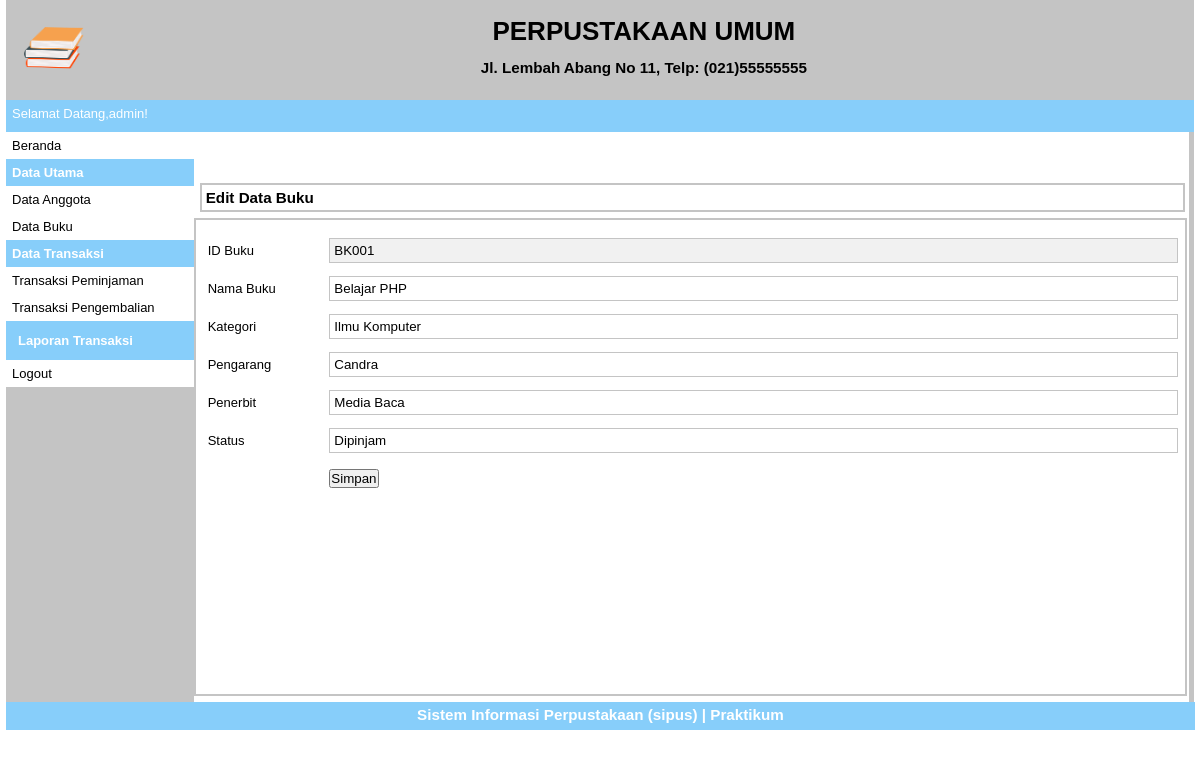
/index.php?p=buku-edit&id=BK001 (signed in), run on the app's committed database.
### tables this page shows
CREATE TABLE `tbbuku` (
  `idbuku` varchar(5) NOT NULL,
  `judulbuku` varchar(50) NOT NULL,
  `kategori` varchar(50) NOT NULL,
  `pengarang` varchar(40) NOT NULL,
  `penerbit` varchar(40) NOT NULL,
  `status` varchar(10) NOT NULL,
  PRIMARY KEY (`idbuku`)
);

### pages/buku-edit.php (the view, shortened to what this page needs)
<?php
	$idbuku=$_GET['id'];
	$q_tampil_buku=mysqli_query($db,"SELECT * FROM tbbuku WHERE idbuku='$idbuku'");
	$r_tampil_buku=mysqli_fetch_array($q_tampil_buku);
?>
<div id="label-page"><h3>Edit Data Buku</h3></div>
<div id="content">
	<form action="proses/buku-edit-proses.php" method="post" enctype="multipart/form-data">
	<table id="tabel-input">
        <tr>
			<td class="label-formulir">ID Buku</td>
			<td class="isian-formulir"><input type="text" name="idbuku" value="<?php echo $r_tampil_buku['idbuku']; ?>" readonly="readonly" class="isian-formulir isian-formulir-border warna-formulir-disabled"></td>
		</tr>
        <tr>
			<td class="label-formulir">Nama Buku</td>
			<td class="isian-formulir"><input type="text" name="judulbuku" value="<?php echo $r_tampil_buku['judulbuku']; ?>" class="isian-formulir isian-formulir-border"></td>
        </tr>
		<td class="label-formulir">Kategori</td>
			<td class="isian-formulir"><input type="text" name="kategori" value="<?php echo $r_tampil_buku['kategori']; ?>" class="isian-formulir isian-formulir-border"></td>
        <tr>
        <td class="label-formulir">Pengarang</td>
			<td class="isian-formulir"><input type="text" name="pengarang" value="<?php echo $r_tampil_buku['pengarang']; ?>" class="isian-formulir isian-formulir-border"></td>
		</tr>
        <tr>
        <td class="label-formulir">Penerbit</td>
			<td class="isian-formulir"><input type="text" name="penerbit" value="<?php echo $r_tampil_buku['penerbit']; ?>" class="isian-formulir isian-formulir-border"></td>
		</tr>
        <tr>
        <td class="label-formulir">Status</td>
			<td class="isian-formulir"><input type="text" name="status" value="<?php echo $r_tampil_buku['status']; ?>" class="isian-formulir isian-formulir-border"></td>
		</tr>
		<tr>
			<td class="label-formulir"></td>
			<td class="isian-formulir"><input type="submit" name="simpan" value="Simpan" id="tombol-simpan"></td>
		</tr>
	</table>
	</form>
</div>

### style1.css (style rules this page uses)
* { margin:0px; padding:0px }
body { font-family:sans-serif; font-size:13px; color:black; }
#label-page { margin-top:6px; margin-bottom:6px; margin-left:6px; border:2px solid #C4C4C4; padding:4px; width:97.8%; }
#content { float:left; width:97.4%; min-height:454px; border:2px solid #C4C4C4; padding:10px; margin-bottom:6px; }
#tabel-input { width:100%; }
.label-formulir { width:12%; height:36px; margin:20px; }
.isian-formulir { width:80%; padding:4px; width:99.8%; }
.isian-formulir-border { border:1px solid #C4C4C4; }
.warna-formulir-disabled { background-color:#F1F1F1; }

### data on the page
tbbuku: idbuku "BK001", judulbuku "Belajar PHP", kategori "Ilmu Komputer", pengarang "Candra", penerbit "Media Baca", status "Dipinjam"

### other printed values
$_SESSION['sesi'] "admin"
